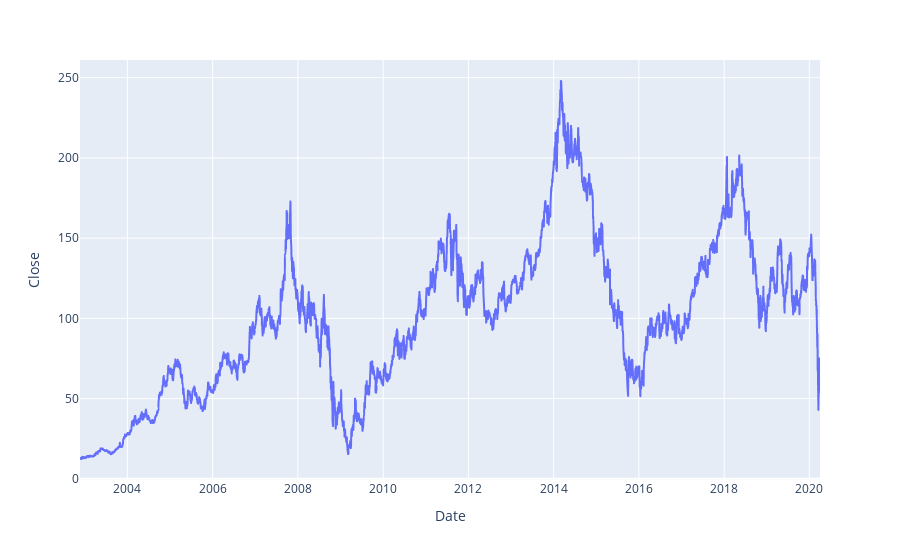
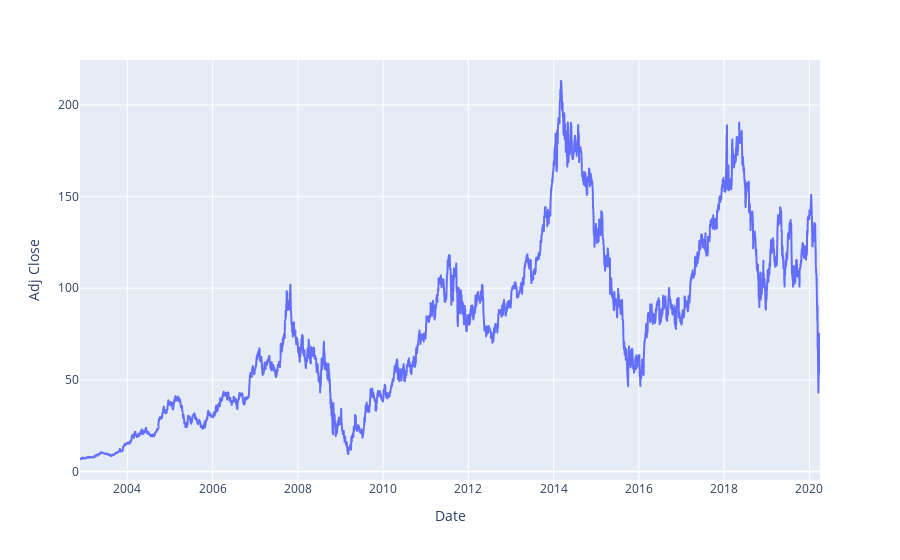
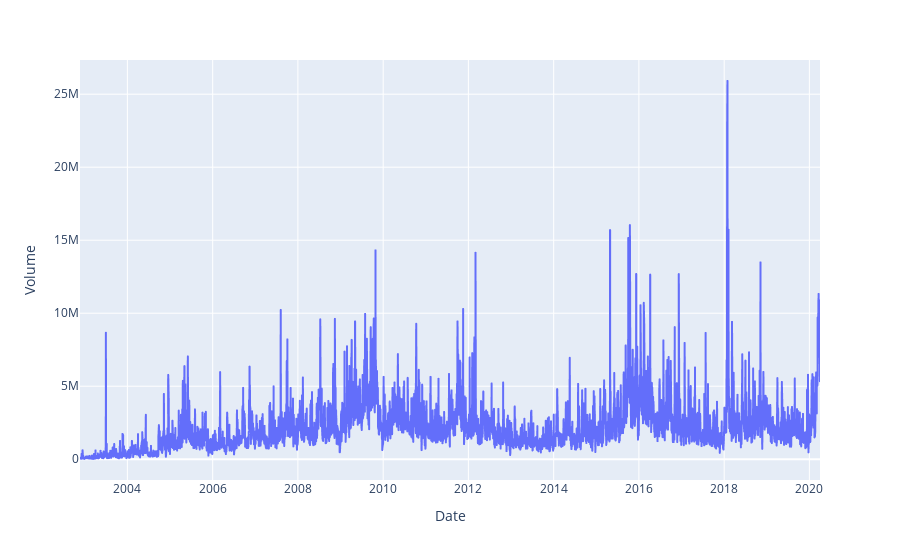
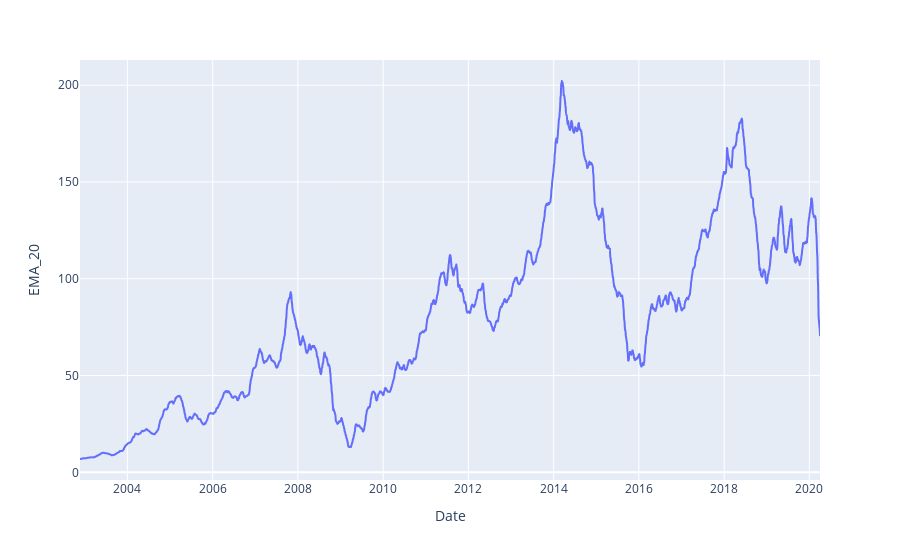

Here is the notebook cell these charts were saved with, in order:
### Code cell
plt.figure(figsize = (20, 9))
sns.heatmap(df.corr(), cmap = 'coolwarm', annot = True)

df_reg.drop(['Open', 'High', 'Low', 'SMA_20', 'MACD_Signal'], axis = 1, inplace = True)
df_reg

plt.figure(figsize = (20, 9))
sns.heatmap(df_reg.corr(), cmap = 'coolwarm', annot = True)

import plotly.express as px
import plotly.graph_objects as go
cols = df_reg.columns
for i in range(len(cols)):
    if cols[i] in ['Date', 'Month', 'Year']:
        continue
    fig = px.line(df_reg, x = 'Date', y = cols[i])
    fig.show()

### Figure 1 — Plotly figure (JSON) as saved in the notebook; plotly's stock layout.template omitted (floating-point values rounded to 4 significant figures; data arrays with more than 128 entries replaced by an {"elided": "..."} marker saying what was removed)
{"data": [{"hovertemplate": "Date=%{x}<br>Close=%{y}<extra></extra>", "legendgroup": "", "line": {"color": "#636efa", "dash": "solid"}, "marker": {"symbol": "circle"}, "mode": "lines", "name": "", "showlegend": false, "type": "scattergl", "x": {"elided": "4369 str values"}, "xaxis": "x", "y": {"elided": "4369 float values"}, "yaxis": "y"}], "layout": {"legend": {"tracegroupgap": 0}, "margin": {"t": 60}, "xaxis": {"anchor": "y", "domain": [0, 1], "title": {"text": "Date"}}, "yaxis": {"anchor": "x", "domain": [0, 1], "title": {"text": "Close"}}}}

### Figure 2 — Plotly figure (JSON) as saved in the notebook; plotly's stock layout.template omitted (floating-point values rounded to 4 significant figures; data arrays with more than 128 entries replaced by an {"elided": "..."} marker saying what was removed)
{"data": [{"hovertemplate": "Date=%{x}<br>Adj Close=%{y}<extra></extra>", "legendgroup": "", "line": {"color": "#636efa", "dash": "solid"}, "marker": {"symbol": "circle"}, "mode": "lines", "name": "", "showlegend": false, "type": "scattergl", "x": {"elided": "4369 str values"}, "xaxis": "x", "y": {"elided": "4369 float values"}, "yaxis": "y"}], "layout": {"legend": {"tracegroupgap": 0}, "margin": {"t": 60}, "xaxis": {"anchor": "y", "domain": [0, 1], "title": {"text": "Date"}}, "yaxis": {"anchor": "x", "domain": [0, 1], "title": {"text": "Adj Close"}}}}

### Figure 3 — Plotly figure (JSON) as saved in the notebook; plotly's stock layout.template omitted (floating-point values rounded to 4 significant figures; data arrays with more than 128 entries replaced by an {"elided": "..."} marker saying what was removed)
{"data": [{"hovertemplate": "Date=%{x}<br>Volume=%{y}<extra></extra>", "legendgroup": "", "line": {"color": "#636efa", "dash": "solid"}, "marker": {"symbol": "circle"}, "mode": "lines", "name": "", "showlegend": false, "type": "scattergl", "x": {"elided": "4369 str values"}, "xaxis": "x", "y": {"elided": "4369 int values"}, "yaxis": "y"}], "layout": {"legend": {"tracegroupgap": 0}, "margin": {"t": 60}, "xaxis": {"anchor": "y", "domain": [0, 1], "title": {"text": "Date"}}, "yaxis": {"anchor": "x", "domain": [0, 1], "title": {"text": "Volume"}}}}

### Figure 4 — Plotly figure (JSON) as saved in the notebook; plotly's stock layout.template omitted (floating-point values rounded to 4 significant figures; data arrays with more than 128 entries replaced by an {"elided": "..."} marker saying what was removed)
{"data": [{"hovertemplate": "Date=%{x}<br>EMA_20=%{y}<extra></extra>", "legendgroup": "", "line": {"color": "#636efa", "dash": "solid"}, "marker": {"symbol": "circle"}, "mode": "lines", "name": "", "showlegend": false, "type": "scattergl", "x": {"elided": "4369 str values"}, "xaxis": "x", "y": {"elided": "4369 float values"}, "yaxis": "y"}], "layout": {"legend": {"tracegroupgap": 0}, "margin": {"t": 60}, "xaxis": {"anchor": "y", "domain": [0, 1], "title": {"text": "Date"}}, "yaxis": {"anchor": "x", "domain": [0, 1], "title": {"text": "EMA_20"}}}}
